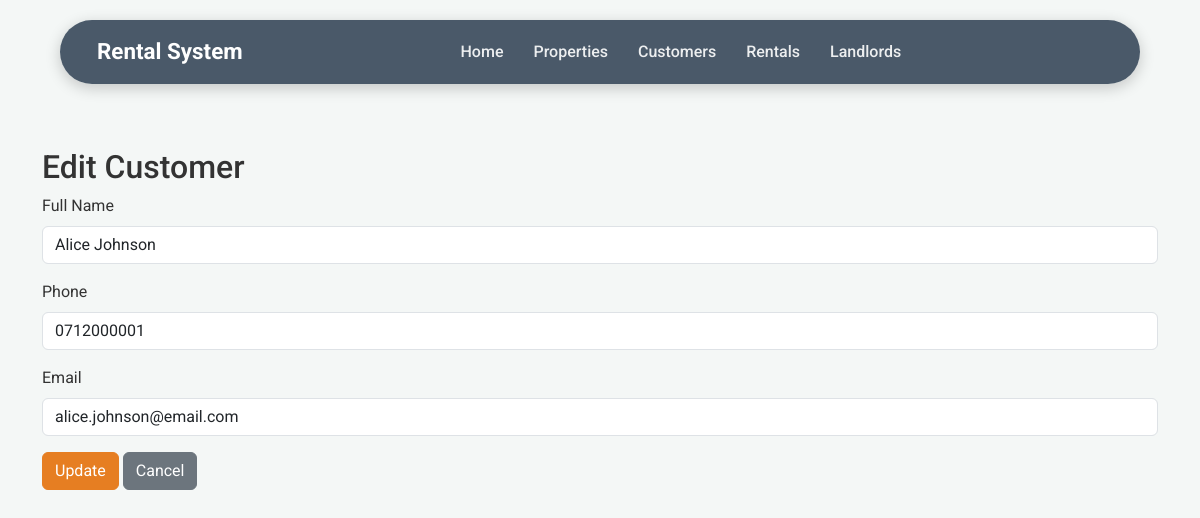
Screenshot of /customers/edit.php?id=1 with the database file from the repository.
### tables this page shows
CREATE TABLE Customers (
    customer_id INT AUTO_INCREMENT PRIMARY KEY,
    full_name VARCHAR(50) NOT NULL,
    phone VARCHAR(20) NOT NULL,
    email VARCHAR(100),
    password VARCHAR(255) NOT NULL,
    created_at DATETIME DEFAULT CURRENT_TIMESTAMP
);

### customers/edit.php (the view, shortened to what this page needs)
<?php
include '../header.php';
include '../db_connect.php';
$id = $_GET['id'];
$sql = "SELECT * FROM Customers WHERE customer_id = $id";
$result = mysqli_query($conn, $sql);
$customer = mysqli_fetch_assoc($result);
?>
<h2>Edit Customer</h2>
<form method="POST">
    <div class="mb-3">
        <label for="full_name" class="form-label">Full Name</label>
        <input type="text" class="form-control" id="full_name" name="full_name" value="<?php echo htmlspecialchars($customer['full_name']); ?>" required>
    </div>
    <div class="mb-3">
        <label for="phone" class="form-label">Phone</label>
        <input type="text" class="form-control" id="phone" name="phone" value="<?php echo htmlspecialchars($customer['phone']); ?>" required>
    </div>
    <div class="mb-3">
        <label for="email" class="form-label">Email</label>
        <input type="email" class="form-control" id="email" name="email" value="<?php echo htmlspecialchars($customer['email']); ?>">
    </div>
    <button type="submit" class="btn btn-primary">Update</button>
    <a href="list.php" class="btn btn-secondary">Cancel</a>
</form>
<?php include '../footer.php'; ?>

### assets/style.css (style rules this page uses)
:root { --primary-color: #2C3E50; --accent-color: #E67E22; --text-color: #333; --bg-light: #f4f7f6; }
body { font-family: 'Roboto', sans-serif; color: var(--text-color); background-color: var(--bg-light); padding-top: 100px; }
.btn-primary { background-color: var(--accent-color) !important; border-color: var(--accent-color) !important; }

### rows the page displays
customers: full_name "Alice Johnson", phone "0712000001", email "alice.johnson@email.com"
